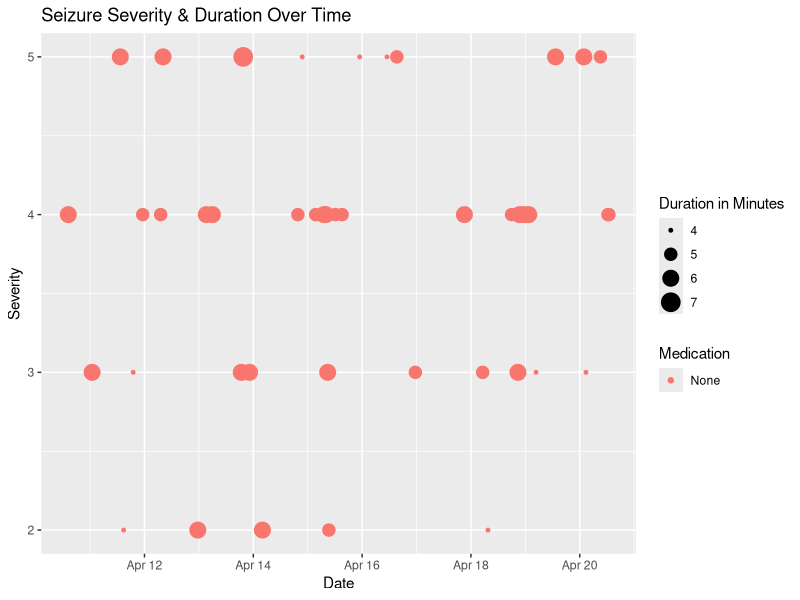
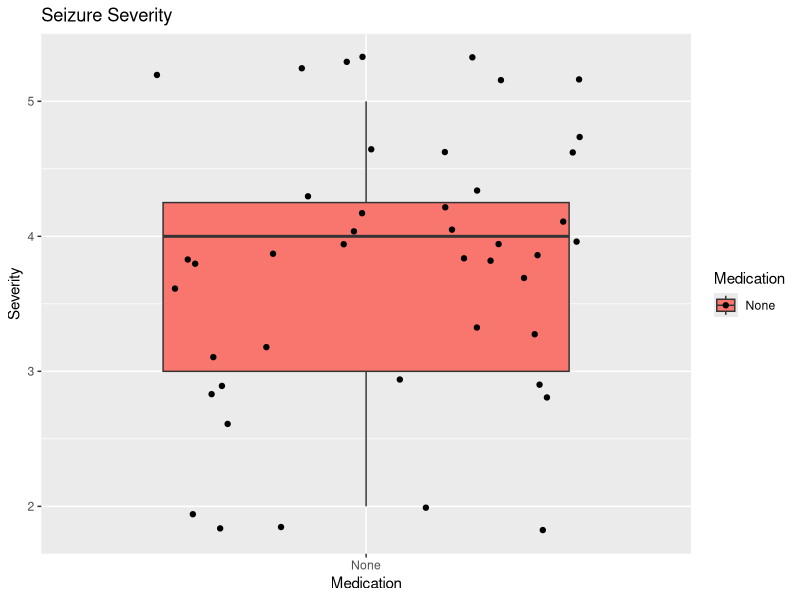
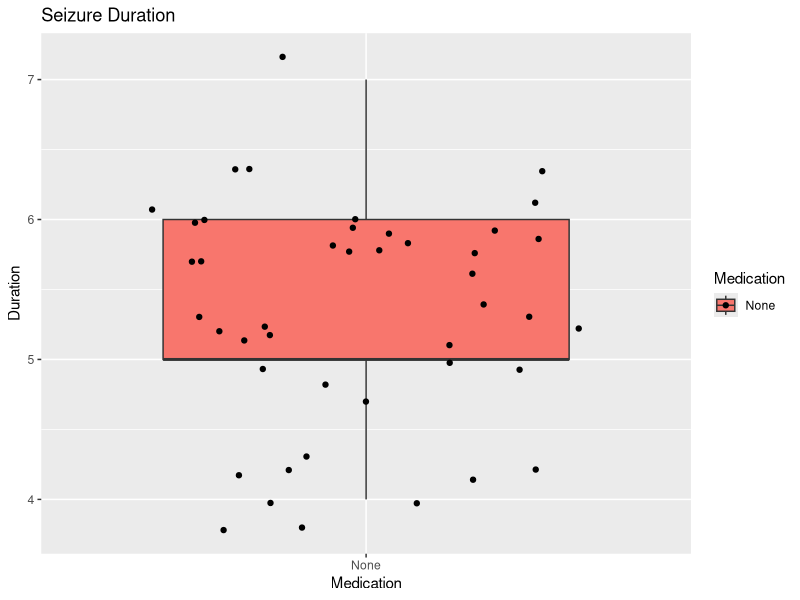

Reproduce these figures in R, in order.
## ---- chunk 1

# Load packages
library(reshape2) # for melt
library(ggplot2)
library(plyr)
library(xtable)

# Generate simulated data
start <- ISOdate(2015, 4, 10, tz = "")
df = data.frame(
  Date  = start + round(runif(44, max = 12 * 86400)),
  Severity = round(runif(44, 2, 5)),
  Duration = round(runif(44, 4, 7)),
  Medication = "None")
  

## ---- chunk 2
summary = ddply(df,~Medication,summarise,DailyFrequency=length(Medication)/10,
      Total=length(Medication),
      Mean_Severity=mean(Severity),SD_Severity=sd(Severity),
      Mean_Duration=mean(Duration),SD_Duration=sd(Duration))


print(xtable(summary), type="html", include.rownames=F)
## ---- chunk 3
ggplot(df, aes(Date, Severity, size=Duration, color=Medication)) +
  geom_point() +
  ggtitle("Seizure Severity & Duration Over Time") +
  scale_size(name  ="Duration in Minutes")
## ---- chunk 4
ggplot(df, aes(Medication, y = Severity, fill = Medication)) + 
  geom_boxplot() + 
  geom_jitter() + 
  ggtitle("Seizure Severity")
## ---- chunk 5
ggplot(df, aes(Medication, y = Duration, fill = Medication)) + 
  geom_boxplot() + 
  geom_jitter() +
  ggtitle("Seizure Duration")
